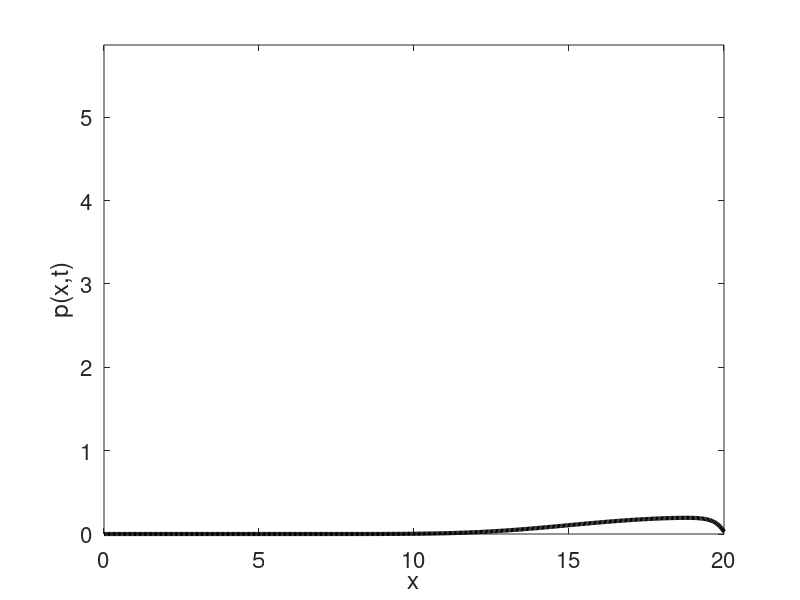
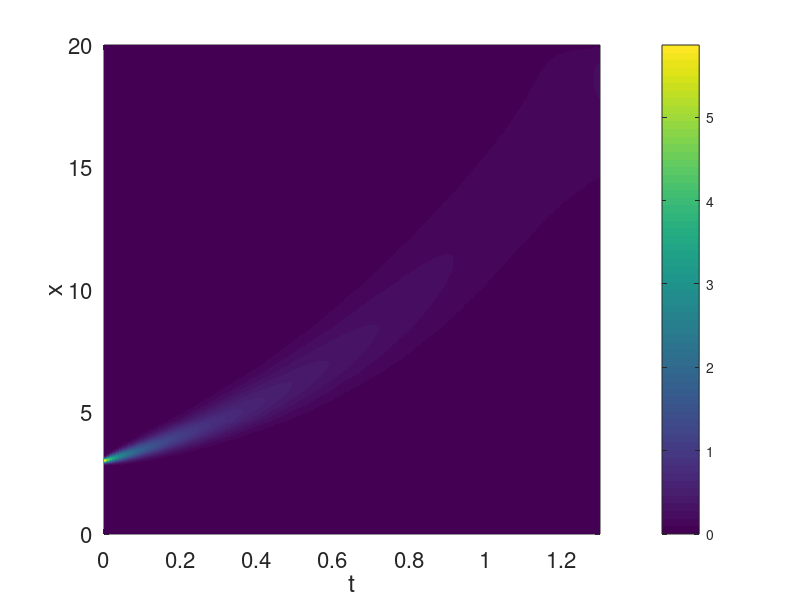
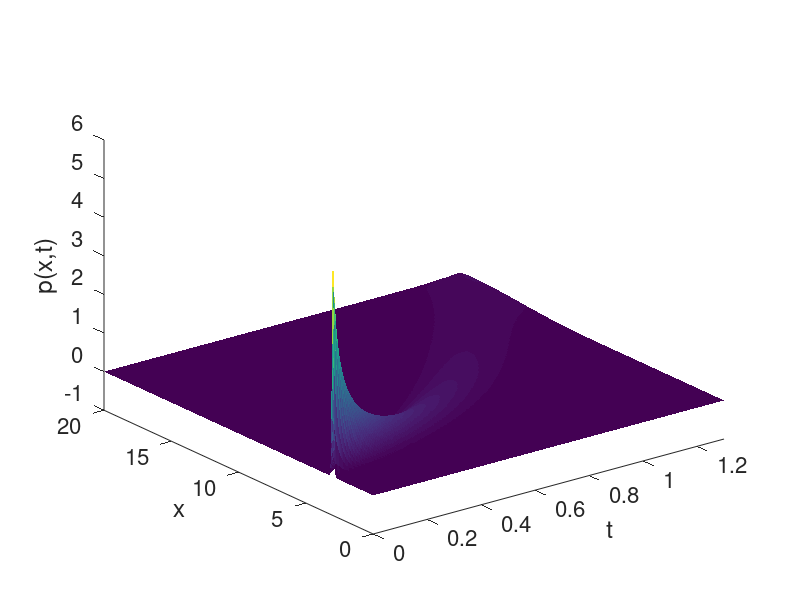

Recreate these plots in MATLAB, in order.
%%%%%%%%%%%%%%%%%%%%%%%%%%%%%%%%%%%%%%%%%%%%%%%%%%%%%%%%%%%%%%%%%%%%%%%%%%%
% Geometric Brownian Motion in 1D (space-time) simulated by solving the
% corresponding Fokker-Planck equation for the probability density function
% p(x,t) using a split-step integration algorithm.
%
% Made by: Oscar A. Nieves
% Made in: 2019
%%%%%%%%%%%%%%%%%%%%%%%%%%%%%%%%%%%%%%%%%%%%%%%%%%%%%%%%%%%%%%%%%%%%%%%%%%%
clear all; close all; clc;

%% Inputs
Nx = 500; % x-grid size
xmin = 0; % left-boundary
xmax = 20; % right-boundary
x0 = 3; % initial position of particle
T = 1.3; % maximum time
alpha = 1.5;
beta = 0.2;
D = beta^2/2;
A = 4; % height of function at t=0
dx = (xmax-xmin)/Nx;
dt = dx/10;
Nt = ceil(T/dt); % time-grid size
xv = xmin:dx:xmax; % x-vector
tv = linspace(0,T,Nt); % time-vector
Lt = length(tv); % length of time
Lx = length(xv); % length of space
[TV,XV] = meshgrid(tv,xv); %grid values

% Initial conditions
p = zeros(Lx,Lt);
sigma = 0.068;
p0 = @(x) A*1/(sqrt(2*pi*sigma^2))*exp(-(x-x0).^2/(2*sigma^2));
p(:,1) = p0(xv)./(dx*trapz(p0(xv)));

% Propagator matrix
diff2 = 1/(dx^2)*sparse(diag(-2*ones(Lx,1),0) + diag(ones(Lx-1,1),1) + ...
    diag(ones(Lx-1,1),-1));
diff1 = 1/(2*dx)*sparse(diag(ones(Lx-1,1),1) - diag(ones(Lx-1,1),-1));
L_op = expm( dt*(diag((2*D-alpha)*ones(Lx,1)) + diag(xv)*(4*D-alpha)*diff1 + D*diag(xv)^2*diff2) );

%% Main Loop
% Normalize initial p(x,t)
Normal = dx/2*(p(1,1) + 2*sum(p(2:end-1,1)) + p(end,1));
p(:,1) = p(:,1)/Normal;

for n = 1:Lt-1
    p(:,n+1) = L_op*p(:,n);
    
    % Normalize
    Normal = dx*trapz(p(:,n+1));
    p(:,n+1) = p(:,n+1)/Normal;
end

%% Plots
figure(1);
    set(gcf,'color','w');
for n = 1:Lt
    plot(xv,p(:,n),'k','LineWidth',3);
    xlabel('x');
    ylabel('p(x,t)');
    ylim([min(p(:,1)) max(p(:,1))]);
    set(gca,'FontSize',16);
    drawnow;
end

figure(2);
set(gcf,'color','w');
pcolor(TV,XV,p); shading flat; colorbar;
xlabel('t');
ylabel('x');
set(gca,'FontSize',16);

figure(3);
set(gcf,'color','w');
surf(tv,xv,p,'LineStyle','none'); grid off;
xlabel('t');
ylabel('x');
xlim([min(tv) max(tv)]);
ylim([min(xv) max(xv)]);
zlabel('p(x,t)');
set(gca,'FontSize',16);
%%%%%%%%%%%%%%%%%%%%%%%%%%%%%%%%%%%%%%%%%%%%%%%%%%%%%%%%%%%%%%%%%%%%%%%%%%%